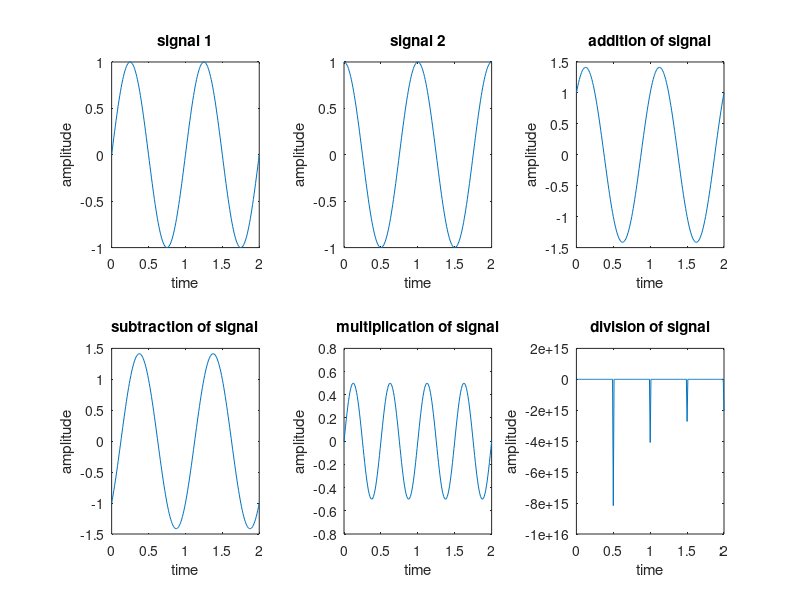

MATLAB code for this plot:
%KESHU YADAV
%2022BTECE007
%Write MATLAB code to perform Arithmetic operation Addition, Subtraction, Multiplication and Division on signals.


clc;
clear all;

t=0:0.01:2;
signal=sin(2*pi*t);
signal2=cos(2*pi*t);

subplot(2,3,1);
plot(t,signal);
title('signal 1');
xlabel('time');
ylabel('amplitude');

subplot(2,3,2);
plot(t,signal2);
title('signal 2');
xlabel('time');
ylabel('amplitude');

%arthematic operations on signal
%Addition of signals
add =(signal)+(signal2);
subplot(2,3,3);
plot(t,add);
title('addition of signal');
xlabel('time');
ylabel('amplitude');

%subtraction of signal
subtraction = signal - signal2;
subplot(2,3,4);
plot(t,subtraction);
title('subtraction of signal');
xlabel('time');
ylabel('amplitude');


% multiplication of signal
multiple= signal.* signal2;
subplot(2,3,5);
plot(t,multiple);
title('multiplication of signal');
xlabel('time');
ylabel('amplitude');

%division of signals
divide= signal.\ signal2;
subplot(2,3,6);
plot(t,divide);
title('division of signal');
xlabel('time');
ylabel('amplitude');
